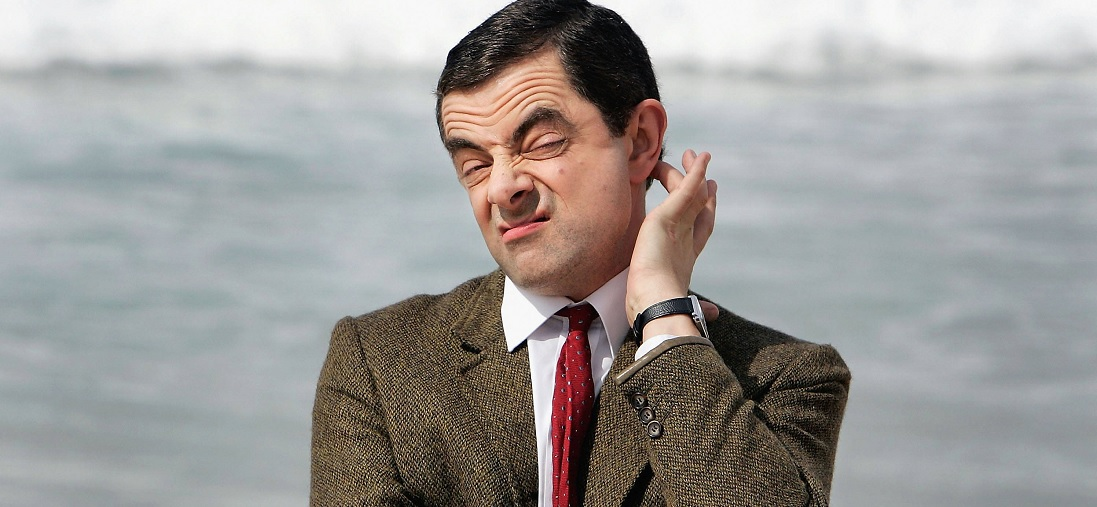
#> input picture person.jpeg, 1097 x 507 px
$ python picprint.py
#> lines starting #> are read from the running program, lines starting #| are printed output that depends on the picture; after the words box and inside, x2 and y2 are one past the last pixel; in counts of white or black regions, pixels touching at a corner belong together
import sys
print(sys.version)
print("tes script")

from PIL import Image
import cv2

originalImage = cv2.imread(r'person.jpeg')
#> originalImage is the input picture: shape (507, 1097, 3); mean B, G, R 152.6, 154.8, 157.5
grayImage = cv2.cvtColor(originalImage, cv2.COLOR_BGR2GRAY)
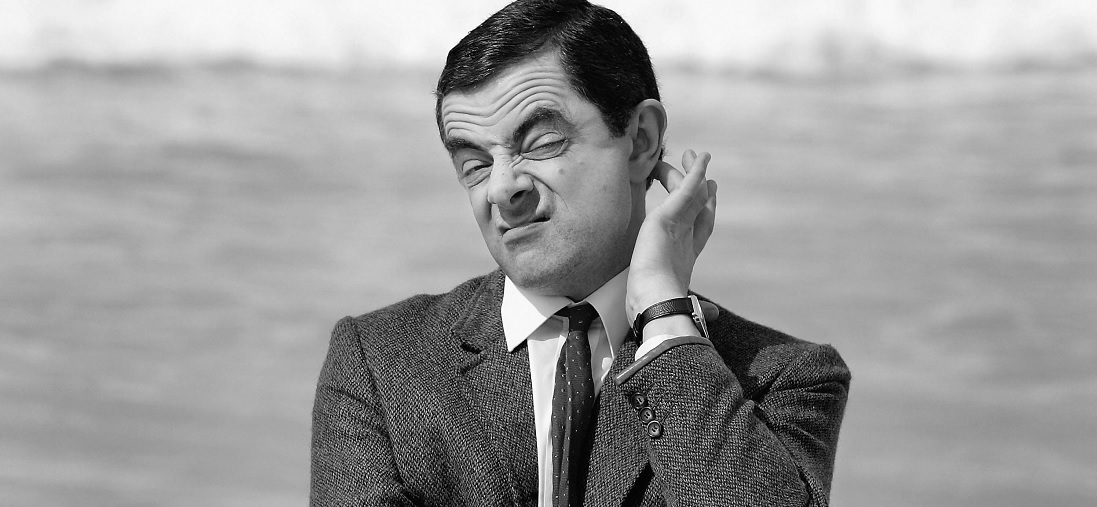
#> grayImage: shape (507, 1097); min 0, max 255, mean 155.4
(thresh, blackAndWhiteImage) = cv2.threshold(grayImage, 70, 255, cv2.THRESH_BINARY)
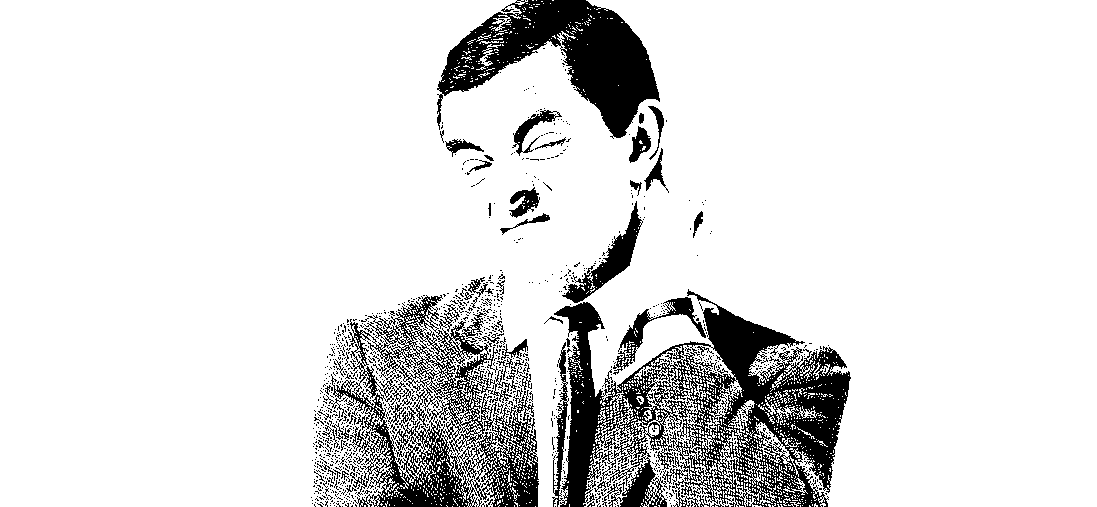
#> blackAndWhiteImage: shape (507, 1097); 87.3% white; 1102 black regions (1042 under 20 px), largest, box (x1, y1, x2, y2) and area: (552, 289, 851, 507) 29285, (331, 295, 539, 507) 16344, (437, 0, 660, 139) 13707

cv2.imshow('Black white image', blackAndWhiteImage)


filename = 'new.png'
cv2.imwrite(filename, blackAndWhiteImage)
print("saved")
#> (the run stopped early here; a loop or call above may not have finished)
